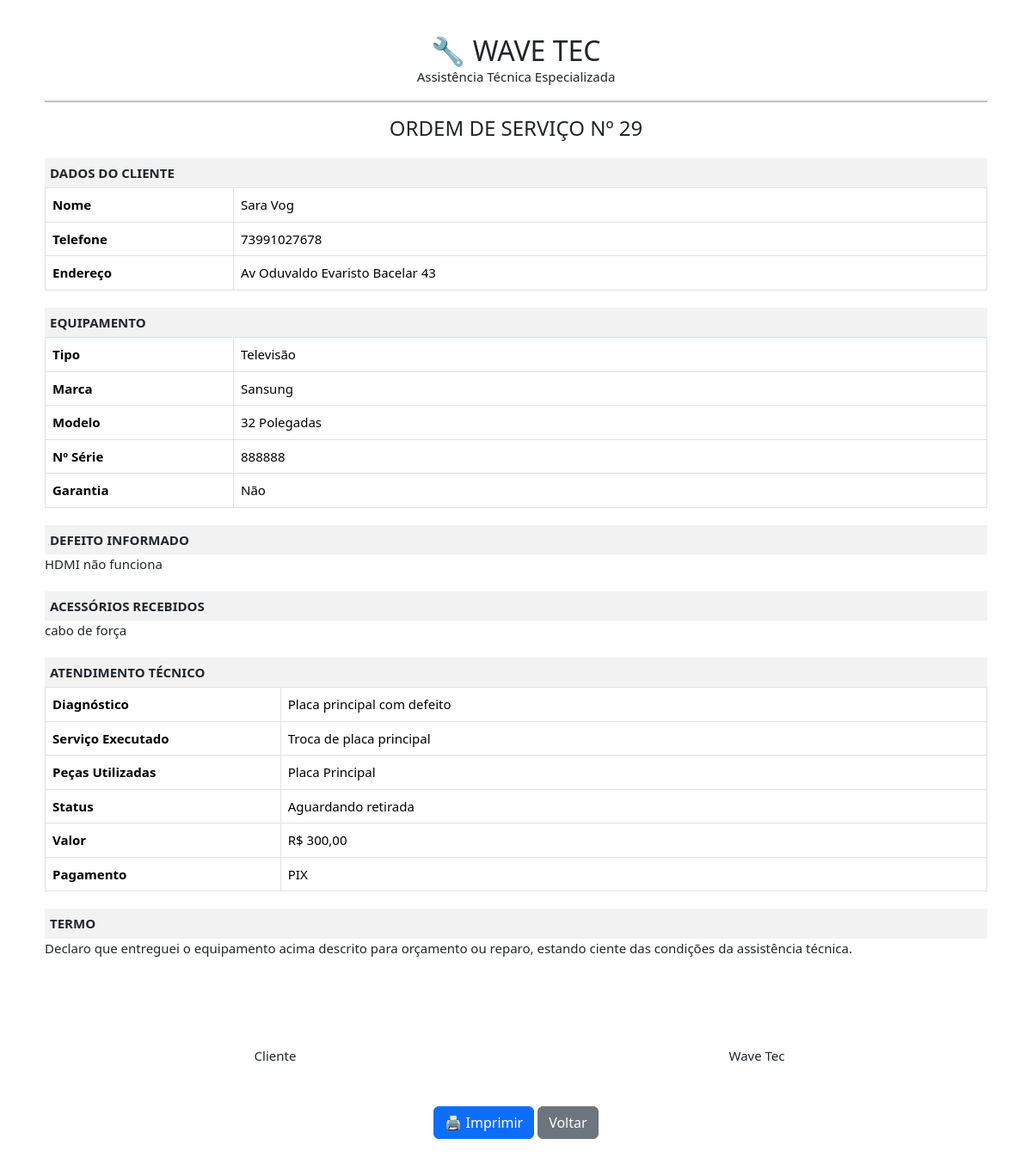
The page /ordens/imprimir/29/ (signed in) on the database its author committed.
### ordens/models.py (models this page shows, shortened)
class OrdemServico(models.Model):
    STATUS = [
        ("ABERTA", "Aberta"),
        ("EM_ANALISE", "Em análise"),
        ("AGUARDANDO_PECA", "Aguardando peça"),
        ("EM_REPARO", "Em reparo"),
        ("PRONTO", "Pronto"),
        ("SEM_CONSERTO", "Sem conserto"),
        ("AGUARDANDO_RETIRADA", "Aguardando retirada"),
        ("ENTREGUE", "Entregue"),
    ]
    equipamento_cadastrado = models.ForeignKey(
        Equipamento,
        on_delete=models.CASCADE,
        related_name="ordens"
    )
    data_abertura = models.DateTimeField(
        auto_now_add=True
    )
    defeito = models.TextField()
    acessorios = models.TextField(
        blank=True
    )
    observacoes = models.TextField(
        blank=True
    )
    reparo = models.TextField(
        blank=True
    )
    valor = models.DecimalField(
        max_digits=10,
        decimal_places=2,
        default=0
    )
    forma_pagamento = models.CharField(
        max_length=30,
        blank=True
    )
    status = models.CharField(
        max_length=20,
        choices=STATUS,
        default="ABERTA"
    )
    @property
    def cliente(self):
        return self.equipamento_cadastrado.cliente

### clientes/models.py (models this page shows, shortened)
class Cliente(models.Model):
    nome = models.CharField(max_length=100)
    telefone = models.CharField(max_length=20)
    endereco = models.CharField(max_length=200)

### equipamentos/models.py (models this page shows, shortened)
class Equipamento(models.Model):
    TIPOS = [
        ("TV", "Televisão"),
        ("NOTE", "Notebook"),
        ("PC", "Computador"),
        ("CEL", "Celular"),
        ("SOM", "Som"),
        ("MICRO", "Micro-ondas"),
        ("OUTRO", "Outro"),
    ]
    cliente = models.ForeignKey(
        Cliente,
        on_delete=models.CASCADE
    )
    tipo = models.CharField(
        max_length=20,
        choices=TIPOS
    )
    marca = models.CharField(
        max_length=50
    )
    modelo = models.CharField(
        max_length=50
    )
    numero_serie = models.CharField(
        max_length=100,
        blank=True
    )
    acessorios = models.TextField(
        blank=True
    )
    garantia = models.BooleanField(
        default=False
    )
    data_entrada = models.DateField(
        auto_now_add=True
    )
    status = models.CharField(
        max_length=30,
        default="Em análise"
    )

### atendimentos/models.py (models this page shows, shortened)
class Atendimento(models.Model):
    STATUS = [
        ("EM_ANALISE", "Em análise"),
        ("AGUARDANDO_PECA", "Aguardando peça"),
        ("EM_REPARO", "Em reparo"),
        ("PRONTO", "Pronto"),
        ("SEM_CONSERTO", "Sem conserto"),
        ("AGUARDANDO_RETIRADA", "Aguardando retirada"),
        ("ENTREGUE", "Entregue"),
    ]
    ordem = models.OneToOneField(
        OrdemServico,
        on_delete=models.CASCADE,
        related_name="atendimento"
    )
    diagnostico = models.TextField(
        blank=True
    )
    servico_executado = models.TextField(
        blank=True
    )
    pecas_utilizadas = models.TextField(
        blank=True
    )
    valor = models.DecimalField(
        max_digits=10,
        decimal_places=2,
        default=0
    )
    forma_pagamento = models.CharField(
        max_length=30,
        blank=True
    )
    status = models.CharField(
        max_length=20,
        choices=STATUS,
        default="EM_ANALISE"
    )
    data_inicio = models.DateTimeField(
        auto_now_add=True
    )
    data_finalizacao = models.DateTimeField(
        null=True,
        blank=True
    )

### ordens/views.py (the view)
@login_required
@tecnico_required
def imprimir_os(request, ordem_id):
    ordem = get_object_or_404(
        OrdemServico,
        id=ordem_id
    )
    atendimento = getattr(
        ordem,
        "atendimento",
        None
    )
    return render(
        request,
        "ordens/imprimir_os.html",
        {
            "ordem": ordem,
            "cliente": ordem.cliente,
            "equipamento": ordem.equipamento_cadastrado,
            "atendimento": atendimento,
        }
    )

### ordens/templates/ordens/imprimir_os.html (shortened to what this page needs)
<!DOCTYPE html>
<html lang="pt-br">
<head>
<link href="https://cdn.jsdelivr.net/npm/bootstrap@5.3.3/dist/css/bootstrap.min.css" rel="stylesheet">
</head>
<body>
<div class="container">
<div class="text-center">
<h2>🔧 WAVE TEC</h2>
<p>
Assistência Técnica Especializada
</p>
<hr>
<h4>
ORDEM DE SERVIÇO Nº {{ ordem.id }}
</h4>
</div>
<div class="titulo">
DADOS DO CLIENTE
</div>
<table class="table table-bordered">
<tr>
<th width="20%">Nome</th>
<td>{{ cliente.nome }}</td>
</tr>
<tr>
<th>Telefone</th>
<td>{{ cliente.telefone }}</td>
</tr>
<tr>
<th>Endereço</th>
<td>{{ cliente.endereco }}</td>
</tr>
</table>
<div class="titulo">
EQUIPAMENTO
</div>
<table class="table table-bordered">
<tr>
<th width="20%">Tipo</th>
<td>{{ equipamento.get_tipo_display }}</td>
</tr>
<tr>
<th>Marca</th>
<td>{{ equipamento.marca }}</td>
</tr>
<tr>
<th>Modelo</th>
<td>{{ equipamento.modelo }}</td>
</tr>
<tr>
<th>Nº Série</th>
<td>{{ equipamento.numero_serie }}</td>
</tr>
<tr>
<th>Garantia</th>
<td>
{% if equipamento.garantia %}
Sim
{% else %}
Não
{% endif %}
</td>
</tr>
</table>
<div class="titulo">
DEFEITO INFORMADO
</div>
<p>
{{ ordem.defeito }}
</p>
<div class="titulo">
ACESSÓRIOS RECEBIDOS
</div>
<p>
{{ ordem.acessorios }}
</p>
<div class="titulo">
ATENDIMENTO TÉCNICO
</div>
<table class="table table-bordered">
<tr>
<th width="25%">Diagnóstico</th>
<td>
{% if atendimento %}
{{ atendimento.diagnostico }}
{% endif %}
</td>
</tr>
<tr>
<th>Serviço Executado</th>
<td>
{% if atendimento %}
{{ atendimento.servico_executado }}
{% endif %}
</td>
</tr>
<tr>
<th>Peças Utilizadas</th>
<td>
{% if atendimento %}
{{ atendimento.pecas_utilizadas }}
{% endif %}
</td>
</tr>
<tr>
<th>Status</th>
<td>
{{ ordem.get_status_display }}
</td>
</tr>
<tr>
<th>Valor</th>
<td>
{% if atendimento %}
R$ {{ atendimento.valor }}
{% endif %}
</td>
</tr>
<tr>
<th>Pagamento</th>
<td>
{% if atendimento %}
{{ atendimento.forma_pagamento }}
{% endif %}
</td>
</tr>
</table>
<div class="titulo">
TERMO
</div>
<p>
Declaro que entreguei o equipamento acima descrito para orçamento ou reparo, estando ciente das condições da assistência técnica.
</p>
<div class="row assinatura">
<div class="col-6 text-center">
<br>
Cliente
</div>
<div class="col-6 text-center">
<br>
Wave Tec
</div>
</div>
<div class="text-center mt-5">
<a
href="javascript:window.print()"
class="btn btn-primary">
🖨 Imprimir
</a>
<a
href="{% url 'lista_ordens' %}"
class="btn btn-secondary">
Voltar
</a>
</div>
</div>
</body>
</html>

### ordens/templates/ordens/imprimir_os.html (style rules this page uses)
body { margin:40px; font-size:15px; }
h2 { margin-bottom:0; }
hr { border:1px solid #000; }
.titulo { background:#f2f2f2; padding:6px; font-weight:bold; margin-top:20px; }
.assinatura { margin-top:80px; }

### rows shown on the page
OrdemServico: id "29", defeito "HDMI não funciona", acessorios "cabo de força", status "Aguardando retirada"
Cliente: nome "Sara Vog", telefone "73991027678", endereco "Av Oduvaldo Evaristo Bacelar 43"
Equipamento: tipo "Televisão", marca "Sansung", modelo "32 Polegadas", numero_serie "888888"
Atendimento: diagnostico "Placa principal com defeito", servico_executado "Troca de placa principal", pecas_utilizadas "Placa Principal", valor "300,00", forma_pagamento "PIX"
